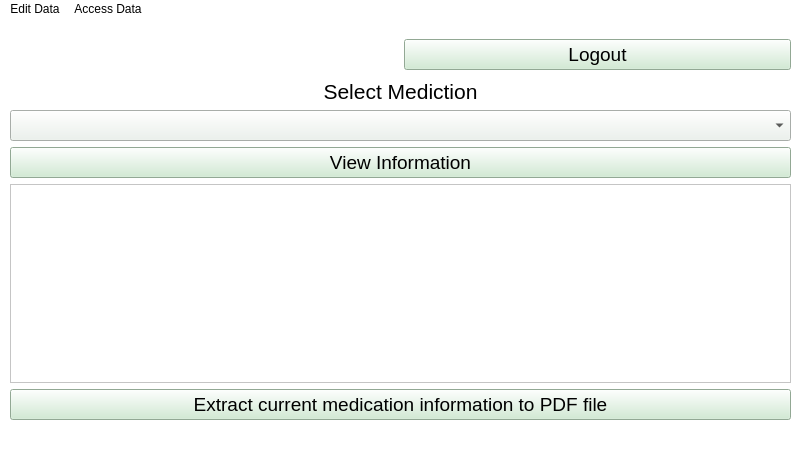
<?xml version="1.0" encoding="UTF-8"?>
<ui version="4.0">
 <class>adminWindow</class>
 <widget class="QMainWindow" name="adminWindow">
  <property name="geometry">
   <rect>
    <x>0</x>
    <y>0</y>
    <width>800</width>
    <height>452</height>
   </rect>
  </property>
  <property name="windowTitle">
   <string>MainWindow</string>
  </property>
  <property name="styleSheet">
   <string notr="true">background-color: rgb(255, 255, 255);</string>
  </property>
  <widget class="QWidget" name="centralwidget">
   <widget class="QWidget" name="horizontalLayoutWidget">
    <property name="geometry">
     <rect>
      <x>10</x>
      <y>10</y>
      <width>781</width>
      <height>51</height>
     </rect>
    </property>
    <layout class="QHBoxLayout" name="horizontalLayout">
     <item>
      <widget class="QLabel" name="helloLable">
       <property name="text">
        <string/>
       </property>
      </widget>
     </item>
     <item>
      <widget class="QPushButton" name="logoutBtn">
       <property name="maximumSize">
        <size>
         <width>16777215</width>
         <height>16777215</height>
        </size>
       </property>
       <property name="font">
        <font>
         <pointsize>14</pointsize>
        </font>
       </property>
       <property name="styleSheet">
        <string notr="true">background-color: rgb(204, 235, 207);</string>
       </property>
       <property name="text">
        <string>Logout</string>
       </property>
       <property name="iconSize">
        <size>
         <width>18</width>
         <height>35</height>
        </size>
       </property>
       <property name="checkable">
        <bool>false</bool>
       </property>
       <property name="autoDefault">
        <bool>false</bool>
       </property>
      </widget>
     </item>
    </layout>
   </widget>
   <widget class="QWidget" name="verticalLayoutWidget">
    <property name="geometry">
     <rect>
      <x>10</x>
      <y>60</y>
      <width>781</width>
      <height>341</height>
     </rect>
    </property>
    <layout class="QVBoxLayout" name="verticalLayout">
     <item>
      <widget class="QLabel" name="label">
       <property name="font">
        <font>
         <pointsize>16</pointsize>
        </font>
       </property>
       <property name="text">
        <string>Select Mediction</string>
       </property>
       <property name="alignment">
        <set>Qt::AlignCenter</set>
       </property>
       <property name="margin">
        <number>12</number>
       </property>
      </widget>
     </item>
     <item>
      <widget class="QComboBox" name="medComboBox">
       <property name="font">
        <font>
         <pointsize>14</pointsize>
        </font>
       </property>
       <property name="styleSheet">
        <string notr="true">background-color: rgb(235, 242, 236);</string>
       </property>
       <property name="maxVisibleItems">
        <number>10</number>
       </property>
       <property name="iconSize">
        <size>
         <width>16</width>
         <height>25</height>
        </size>
       </property>
       <property name="frame">
        <bool>true</bool>
       </property>
      </widget>
     </item>
     <item>
      <widget class="QPushButton" name="pushButton">
       <property name="font">
        <font>
         <pointsize>14</pointsize>
        </font>
       </property>
       <property name="styleSheet">
        <string notr="true">background-color: rgb(204, 235, 207);</string>
       </property>
       <property name="text">
        <string>View Information</string>
       </property>
      </widget>
     </item>
     <item>
      <widget class="QTextBrowser" name="textBrowser"/>
     </item>
     <item>
      <widget class="QPushButton" name="adminExtract1Btn">
       <property name="font">
        <font>
         <pointsize>14</pointsize>
        </font>
       </property>
       <property name="styleSheet">
        <string notr="true">background-color: rgb(204, 235, 207);</string>
       </property>
       <property name="text">
        <string>Extract current medication information to PDF file</string>
       </property>
      </widget>
     </item>
    </layout>
   </widget>
  </widget>
  <widget class="QMenuBar" name="menubar">
   <property name="geometry">
    <rect>
     <x>0</x>
     <y>0</y>
     <width>800</width>
     <height>21</height>
    </rect>
   </property>
   <widget class="QMenu" name="menuEdit_data">
    <property name="title">
     <string>Edit Data</string>
    </property>
    <addaction name="actionCrete_new_Admin"/>
    <addaction name="actionAdd_New_Medication"/>
   </widget>
   <widget class="QMenu" name="menuAccess_Data">
    <property name="title">
     <string>Access Data</string>
    </property>
    <addaction name="actionView_All_Admins_Data"/>
    <addaction name="actionView_All_Medication_Data"/>
    <addaction name="actionView_Messages"/>
   </widget>
   <addaction name="menuEdit_data"/>
   <addaction name="menuAccess_Data"/>
  </widget>
  <widget class="QStatusBar" name="statusbar"/>
  <action name="actionCrete_new_Admin">
   <property name="text">
    <string>Crete new Admin</string>
   </property>
  </action>
  <action name="actionAdd_New_Medication">
   <property name="text">
    <string>Add New Medication</string>
   </property>
  </action>
  <action name="actionView_All_Admins_Data">
   <property name="text">
    <string>View All Admins Data</string>
   </property>
  </action>
  <action name="actionView_All_Medication_Data">
   <property name="text">
    <string>View All Medication Data</string>
   </property>
  </action>
  <action name="actionView_Messages">
   <property name="text">
    <string>View Messages</string>
   </property>
  </action>
 </widget>
 <resources/>
 <connections/>
</ui>
